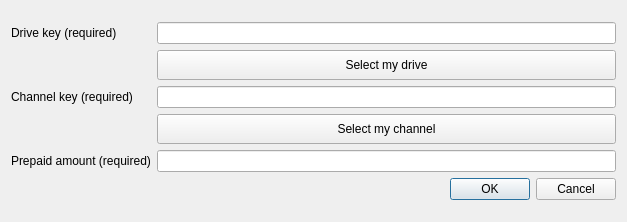
<?xml version="1.0" encoding="UTF-8"?>
<ui version="4.0">
 <class>DownloadPaymentDialog</class>
 <widget class="QDialog" name="DownloadPaymentDialog">
  <property name="geometry">
   <rect>
    <x>0</x>
    <y>0</y>
    <width>627</width>
    <height>222</height>
   </rect>
  </property>
  <property name="windowTitle">
   <string>Dialog</string>
  </property>
  <layout class="QVBoxLayout" name="verticalLayout">
   <item>
    <layout class="QGridLayout" name="gridLayout">
     <item row="2" column="0">
      <widget class="QLabel" name="label_2">
       <property name="text">
        <string>Channel key (required)</string>
       </property>
      </widget>
     </item>
     <item row="5" column="1">
      <widget class="QDialogButtonBox" name="buttonBox">
       <property name="orientation">
        <enum>Qt::Horizontal</enum>
       </property>
       <property name="standardButtons">
        <set>QDialogButtonBox::Cancel|QDialogButtonBox::Ok</set>
       </property>
      </widget>
     </item>
     <item row="4" column="0">
      <widget class="QLabel" name="label_3">
       <property name="text">
        <string>Prepaid amount (required)</string>
       </property>
      </widget>
     </item>
     <item row="1" column="1">
      <widget class="QPushButton" name="m_selectDrive">
       <property name="minimumSize">
        <size>
         <width>0</width>
         <height>30</height>
        </size>
       </property>
       <property name="text">
        <string>Select my drive</string>
       </property>
      </widget>
     </item>
     <item row="4" column="1">
      <widget class="QLineEdit" name="m_prepaid"/>
     </item>
     <item row="0" column="0">
      <widget class="QLabel" name="label">
       <property name="text">
        <string>Drive key (required)</string>
       </property>
      </widget>
     </item>
     <item row="3" column="1">
      <widget class="QPushButton" name="m_selectChannel">
       <property name="minimumSize">
        <size>
         <width>0</width>
         <height>30</height>
        </size>
       </property>
       <property name="text">
        <string>Select my channel</string>
       </property>
      </widget>
     </item>
     <item row="0" column="1">
      <widget class="QLineEdit" name="m_driveKey"/>
     </item>
     <item row="2" column="1">
      <widget class="QLineEdit" name="m_channelKey"/>
     </item>
    </layout>
   </item>
  </layout>
 </widget>
 <resources/>
 <connections>
  <connection>
   <sender>buttonBox</sender>
   <signal>accepted()</signal>
   <receiver>DownloadPaymentDialog</receiver>
   <slot>accept()</slot>
   <hints>
    <hint type="sourcelabel">
     <x>248</x>
     <y>254</y>
    </hint>
    <hint type="destinationlabel">
     <x>157</x>
     <y>274</y>
    </hint>
   </hints>
  </connection>
  <connection>
   <sender>buttonBox</sender>
   <signal>rejected()</signal>
   <receiver>DownloadPaymentDialog</receiver>
   <slot>reject()</slot>
   <hints>
    <hint type="sourcelabel">
     <x>316</x>
     <y>260</y>
    </hint>
    <hint type="destinationlabel">
     <x>286</x>
     <y>274</y>
    </hint>
   </hints>
  </connection>
 </connections>
</ui>
